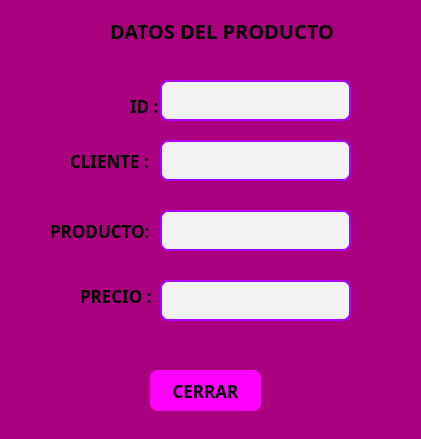
<?xml version="1.0" encoding="UTF-8"?>
<ui version="4.0">
 <class>BuscarDialog</class>
 <widget class="QDialog" name="BuscarDialog">
  <property name="geometry">
   <rect>
    <x>0</x>
    <y>0</y>
    <width>421</width>
    <height>439</height>
   </rect>
  </property>
  <property name="font">
   <font>
    <pointsize>10</pointsize>
   </font>
  </property>
  <property name="windowTitle">
   <string>Dialog</string>
  </property>
  <property name="styleSheet">
   <string notr="true">background-color: rgb(170, 0, 127);
color: black</string>
  </property>
  <widget class="QLabel" name="label">
   <property name="geometry">
    <rect>
     <x>130</x>
     <y>90</y>
     <width>41</width>
     <height>31</height>
    </rect>
   </property>
   <property name="font">
    <font>
     <family>PMingLiU-ExtB</family>
     <pointsize>13</pointsize>
     <bold>true</bold>
    </font>
   </property>
   <property name="text">
    <string>ID :</string>
   </property>
  </widget>
  <widget class="QLabel" name="label_2">
   <property name="geometry">
    <rect>
     <x>70</x>
     <y>150</y>
     <width>121</width>
     <height>21</height>
    </rect>
   </property>
   <property name="font">
    <font>
     <family>PMingLiU-ExtB</family>
     <pointsize>13</pointsize>
     <bold>true</bold>
    </font>
   </property>
   <property name="text">
    <string>CLIENTE :</string>
   </property>
  </widget>
  <widget class="QLabel" name="label_3">
   <property name="geometry">
    <rect>
     <x>50</x>
     <y>220</y>
     <width>131</width>
     <height>21</height>
    </rect>
   </property>
   <property name="font">
    <font>
     <family>PMingLiU-ExtB</family>
     <pointsize>13</pointsize>
     <bold>true</bold>
    </font>
   </property>
   <property name="text">
    <string>PRODUCTO:</string>
   </property>
  </widget>
  <widget class="QLabel" name="label_4">
   <property name="geometry">
    <rect>
     <x>80</x>
     <y>280</y>
     <width>101</width>
     <height>31</height>
    </rect>
   </property>
   <property name="font">
    <font>
     <family>PMingLiU-ExtB</family>
     <pointsize>13</pointsize>
     <bold>true</bold>
    </font>
   </property>
   <property name="text">
    <string>PRECIO :</string>
   </property>
  </widget>
  <widget class="QLabel" name="lblId">
   <property name="geometry">
    <rect>
     <x>160</x>
     <y>80</y>
     <width>191</width>
     <height>41</height>
    </rect>
   </property>
   <property name="styleSheet">
    <string notr="true">QLabel {
     background-color: #f2f2f2;
     color: #333333;
     border: 2px solid rgb(170, 0, 255);
     border-radius: 8px;
     padding: 6px;
     font-size: 14px;
    font-family:  Times New Roman;

    }</string>
   </property>
   <property name="text">
    <string/>
   </property>
  </widget>
  <widget class="QLabel" name="lblCliente">
   <property name="geometry">
    <rect>
     <x>160</x>
     <y>140</y>
     <width>191</width>
     <height>41</height>
    </rect>
   </property>
   <property name="styleSheet">
    <string notr="true">QLabel {
     background-color: #f2f2f2;
     color: #333333;
     border: 2px solid rgb(170, 0, 255);
     border-radius: 8px;
     padding: 6px;
     font-size: 14px;
    font-family:  Times New Roman;

    }</string>
   </property>
   <property name="text">
    <string/>
   </property>
  </widget>
  <widget class="QLabel" name="lblModelo">
   <property name="geometry">
    <rect>
     <x>160</x>
     <y>210</y>
     <width>191</width>
     <height>41</height>
    </rect>
   </property>
   <property name="styleSheet">
    <string notr="true">QLabel {
     background-color: #f2f2f2;
     color: #333333;
     border: 2px solid rgb(170, 0, 255);
     border-radius: 8px;
     padding: 6px;
     font-size: 14px;
    font-family:  Times New Roman;

    }</string>
   </property>
   <property name="text">
    <string/>
   </property>
  </widget>
  <widget class="QLabel" name="lblPrecio">
   <property name="geometry">
    <rect>
     <x>160</x>
     <y>280</y>
     <width>191</width>
     <height>41</height>
    </rect>
   </property>
   <property name="styleSheet">
    <string notr="true">QLabel {
     background-color: #f2f2f2;
     color: #333333;
     border: 2px solid rgb(170, 0, 255);
     border-radius: 8px;
     padding: 6px;
     font-size: 14px;
    font-family:  Times New Roman;

    }</string>
   </property>
   <property name="text">
    <string/>
   </property>
  </widget>
  <widget class="QPushButton" name="btnCerrar">
   <property name="geometry">
    <rect>
     <x>150</x>
     <y>370</y>
     <width>111</width>
     <height>41</height>
    </rect>
   </property>
   <property name="font">
    <font>
     <family>PMingLiU-ExtB</family>
     <pointsize>13</pointsize>
     <bold>true</bold>
    </font>
   </property>
   <property name="styleSheet">
    <string notr="true">QPushButton {
    background-color: rgb(255, 0, 255);
    color: black;
    border-radius: 8px;
    padding: 10px;
    font-weight: bold;
}

QPushButton:hover {
    background-color: rgb(170, 85, 255);
}

QPushButton:pressed {
    background-color: rgb(170, 85, 255);
}</string>
   </property>
   <property name="text">
    <string>CERRAR</string>
   </property>
  </widget>
  <widget class="QLabel" name="label_5">
   <property name="geometry">
    <rect>
     <x>110</x>
     <y>20</y>
     <width>291</width>
     <height>21</height>
    </rect>
   </property>
   <property name="font">
    <font>
     <family>PMingLiU-ExtB</family>
     <pointsize>15</pointsize>
     <bold>true</bold>
    </font>
   </property>
   <property name="text">
    <string>DATOS DEL PRODUCTO</string>
   </property>
  </widget>
 </widget>
 <resources/>
 <connections/>
</ui>
